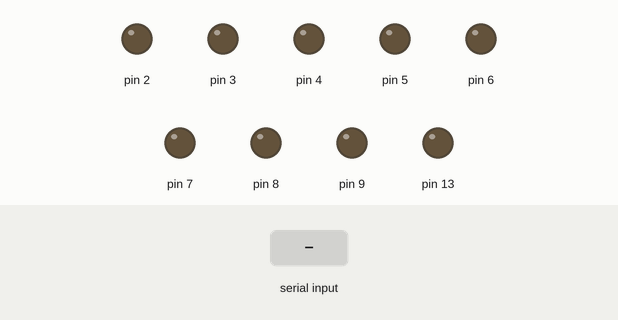
Bench run of a sketch on a simulated Arduino Uno, built with avr-gcc and run on an emulated ATmega328P. Shown: output pins drawn as LEDs (lit = HIGH). Inputs (shaded band) come from the test bench.

Above: at 1.2 s.
1.3 s: "q" received over Serial
At 1.7 s:
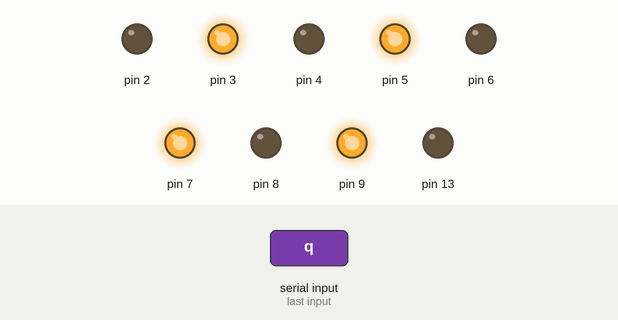
2.8 s: byte 86 ('V') received over Serial
At 4.0 s:
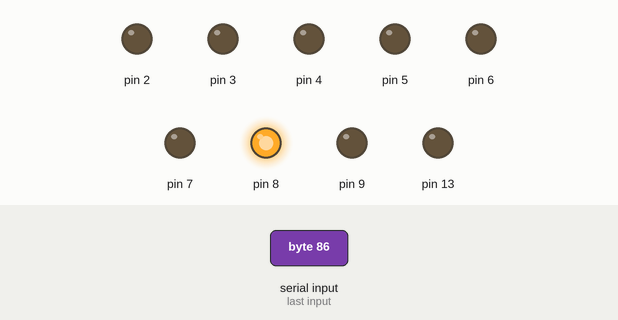
4.3 s: "w" received over Serial
At 5.2 s:
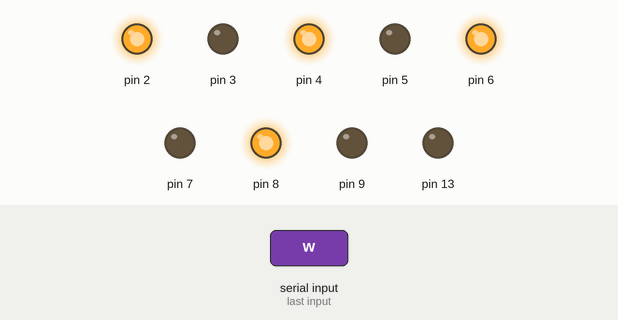
5.8 s: "z" received over Serial
At 6.3 s:
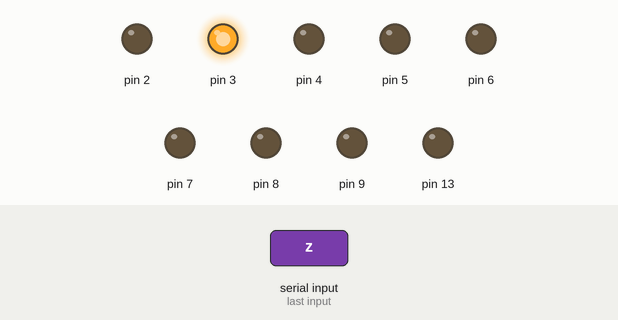
7.3 s: "Z" received over Serial
At 8.5 s:
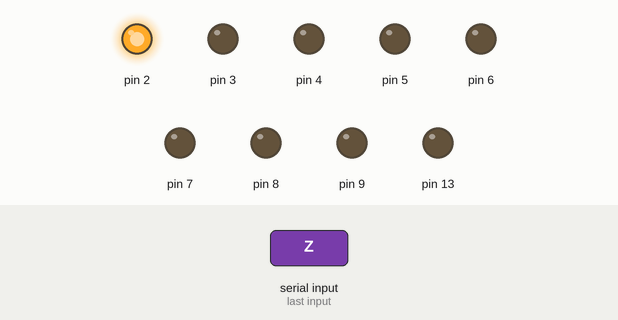
8.8 s: "x" received over Serial
At 9.8 s:
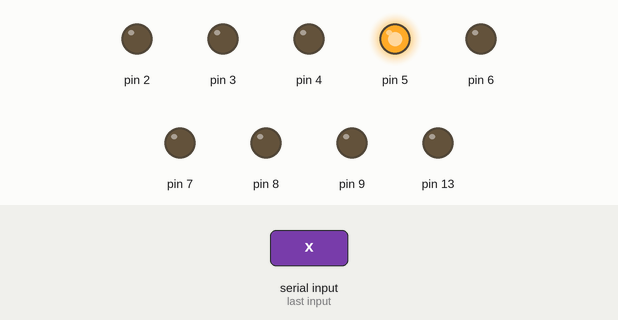
Timing chart, 0 to 11.3 s (numbered marks = the images above; inputs shaded):
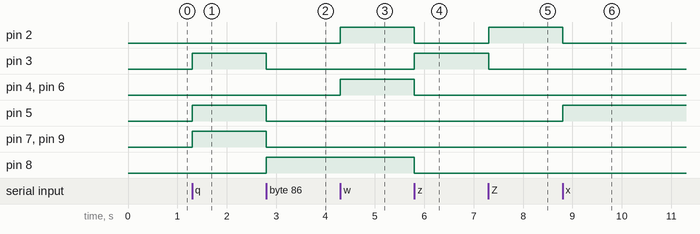

The sketch:

prueba_motores.ino
```cpp
void setup(){
   Serial.begin(9600);
   pinMode(13,OUTPUT);
pinMode(2,OUTPUT);
pinMode(3,OUTPUT);

pinMode(4,OUTPUT);
pinMode(5,OUTPUT);

pinMode(6,OUTPUT);
pinMode(7,OUTPUT);

pinMode(8,OUTPUT);
pinMode(9,OUTPUT);

}

void loop(){
  if(Serial.available() > 0 ){
      char Dato = Serial.read();
      if(Dato == 'q'){
      adelante();
      }
      else if(Dato == 'w'){
       atras();
       }
      else if(Dato == 'e'){
       apagado();
       }
       else if(Dato == 'z'){
       digitalWrite(2, LOW);
digitalWrite(3, HIGH);

digitalWrite(4, LOW);
digitalWrite(5, LOW);

digitalWrite(6, LOW);
digitalWrite(7, LOW);

digitalWrite(8, LOW);
digitalWrite(9, LOW);
       }
       else if(Dato == 'Z'){
       digitalWrite(2, HIGH);
digitalWrite(3, LOW);

digitalWrite(4, LOW);
digitalWrite(5, LOW);

digitalWrite(6, LOW);
digitalWrite(7, LOW);

digitalWrite(8, LOW);
digitalWrite(9, LOW);
       }

  else if(Dato == 'x'){
       digitalWrite(2, LOW);
digitalWrite(3, LOW);

digitalWrite(4, LOW);
digitalWrite(5, HIGH);

digitalWrite(6, LOW);
digitalWrite(7, LOW);

digitalWrite(8, LOW);
digitalWrite(9, LOW);
       }
       else if(Dato == 'X'){
       digitalWrite(2, LOW);
digitalWrite(3, LOW);

digitalWrite(4, HIGH);
digitalWrite(5, LOW);

digitalWrite(6, LOW);
digitalWrite(7, LOW);

digitalWrite(8, LOW);
digitalWrite(9, LOW);
       }
       else if(Dato == 'c'){
       digitalWrite(2, LOW);
digitalWrite(3, LOW);

digitalWrite(4, LOW);
digitalWrite(5, LOW);

digitalWrite(6, LOW);
digitalWrite(7, HIGH);

digitalWrite(8, LOW);
digitalWrite(9, LOW);
       }
       else if(Dato == 'C'){
       digitalWrite(2, LOW);
digitalWrite(3, LOW);

digitalWrite(4, LOW);
digitalWrite(5, LOW);

digitalWrite(6, HIGH);
digitalWrite(7, LOW);

digitalWrite(8, LOW);
digitalWrite(9, LOW);
       }
       else if(Dato == 'v'){
       digitalWrite(2, LOW);
digitalWrite(3, LOW);

digitalWrite(4, LOW);
digitalWrite(5, LOW);

digitalWrite(6, LOW);
digitalWrite(7, LOW);

digitalWrite(8, LOW);
digitalWrite(9, HIGH);
       }
       else if(Dato == 'V'){
       digitalWrite(2, LOW);
digitalWrite(3, LOW);

digitalWrite(4, LOW);
digitalWrite(5, LOW);

digitalWrite(6, LOW);
digitalWrite(7, LOW);

digitalWrite(8, HIGH);
digitalWrite(9, LOW);
       }


  }
}
void adelante(){
digitalWrite(2, LOW);
digitalWrite(3, HIGH);

digitalWrite(4, LOW);
digitalWrite(5, HIGH);

digitalWrite(6, LOW);
digitalWrite(7, HIGH);

digitalWrite(8, LOW);
digitalWrite(9, HIGH);
 }
void atras(){
digitalWrite(3, LOW);
digitalWrite(2, HIGH);

digitalWrite(5, LOW);
digitalWrite(4, HIGH);

digitalWrite(7, LOW);
digitalWrite(6, HIGH);

digitalWrite(9, LOW);
digitalWrite(8, HIGH);
}
void apagado(){
digitalWrite(2, LOW);
digitalWrite(3, LOW);

digitalWrite(4, LOW);
digitalWrite(5, LOW);

digitalWrite(6, LOW);
digitalWrite(7, LOW);

digitalWrite(8, LOW);
digitalWrite(9, LOW);
}
```

Measured:
- after the input at 1.3 s, pin 3, pin 5, pin 7, pin 9: LOW → HIGH at once
- after the input at 2.8 s, pin 3, pin 5, pin 7, pin 9: HIGH → LOW at once; pin 8: LOW → HIGH at once
- after the input at 4.3 s, pin 2, pin 4, pin 6: LOW → HIGH at once
- after the input at 5.8 s, pin 2, pin 4, pin 6, pin 8: HIGH → LOW at once; pin 3: LOW → HIGH at once
- after the input at 7.3 s, pin 2: LOW → HIGH at once; pin 3: HIGH → LOW at once
- after the input at 8.8 s, pin 2: HIGH → LOW at once; pin 5: LOW → HIGH at once
